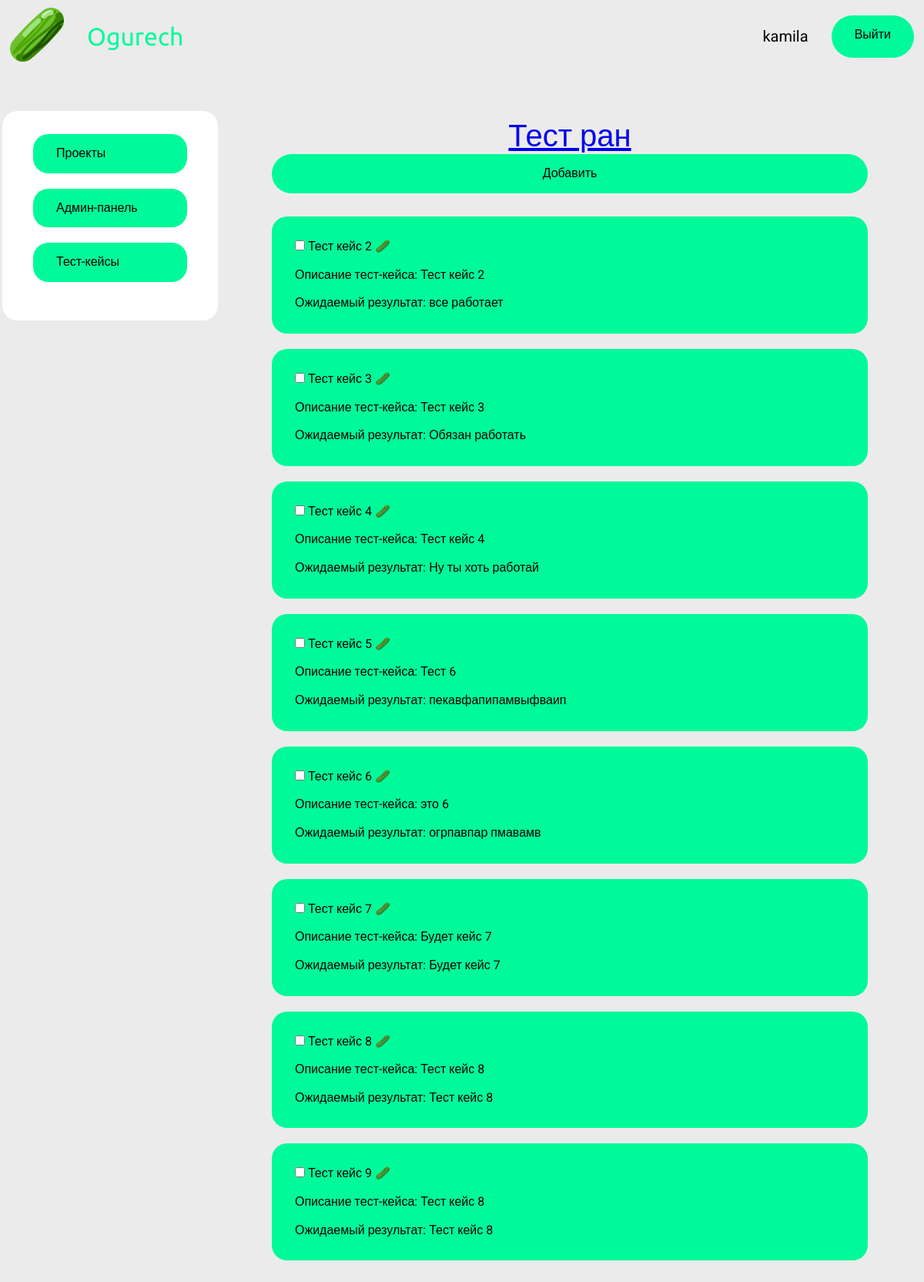
/test/releases/10/3/test_cases (signed in), run on the app's committed database.
### service/models.py (models this page shows)
class TestCase(models.Model):
    description = models.TextField()
    expectedResult = models.CharField(max_length=200)

### service/views.py (the view)
    def wrapper(*args, **kwargs) -> HttpResponse:
        request, data = func(*args, **kwargs)
        if not data['ok']:
            return render(request, ERROR.get_html(), context=data)
        return render(request, f'{data["template"]}.html', data)

### service/pages.py (called while the page is built)
    def get_full_name(self):
        return f'service/{self.name}'

### service/repository.py (called while the page is built)
    @staticmethod
    def find_test_cases():
        return TestCase.objects.all()

    @staticmethod
    def find_test_run_by_id(testrun_id):
        try:
            return TestRun.objects.get(id=testrun_id)
        except TestRun.DoesNotExist:
            raise FileNotFoundError

### service/service.py (called while the page is built)
    @staticmethod
    def find_test_cases():
        return list(DB.find_test_cases().values())

    @staticmethod
    def get_test_run_by_id(testrun_id):
        return DB.find_test_run_by_id(testrun_id)

    @staticmethod
    def find_test_cases_not_included_in_test_run(testrun_id):
        test_run_cases = list(ProjectService.get_test_run_by_id(testrun_id=testrun_id).testCase.all())
        test_run_map = {test_run_cases[i].id: test_run_cases[i] for i in range(0, len(test_run_cases))}
        test_cases = ProjectService.find_test_cases()
        result_test_cases = []
        for test_case in test_cases:
            if test_case['id'] not in test_run_map:
                result_test_cases.append(test_case)
        return result_test_cases

### service/views.py (called while the page is built)
def return_data_template(func):
    def wrapper(*args, **kwargs) -> HttpResponse:
        request, data = func(*args, **kwargs)
        if not data['ok']:
            return render(request, ERROR.get_html(), context=data)
        return render(request, f'{data["template"]}.html', data)
    return wrapper

@login_required(login_url='login')
@return_data_template
def get_test_run_test_cases(request, release_id: int, testrun_id: int):
    if request.method == 'GET':
        test_cases = ProjectService.find_test_cases_not_included_in_test_run(testrun_id=testrun_id)
        data = {'ok': True,
                'release_id': release_id,
                'testrun_id': testrun_id,
                'test_cases': test_cases,
                'template': f'{ADD_TEST_CASE_TO_TEST_RUN.get_full_name()}'
                }
        return request, data
    else:
        return request, {'ok': False, 'error': 'InvalidMethod'}

### service/templates/service/add_test_case_to_test_run.html (shortened to what this page needs)
{% extends 'base.html' %}
{% block main %}
    <main class="main container">
        <div class="wrapper">
            {% include 'include/side-menu.html' %}
            <section class="testruns content-section">
                <span class="title">
                    <a href="{% url 'open_test_run' release_id=release_id testrun_id=testrun_id %}">
                        Тест ран {{ test_run.id }}
                    </a>
                </span>
                <div class="btns">
                    <button class="modal-button" type="submit" onclick="AddToTestRun()">Добавить</button>
                </div>
                <div class="content">
                    {% for test_case in test_cases %}
                        <div class="card">
                            <div class="card-title">
                                <input type="checkbox" class="checkbox-row" id="testcase_select" name="testcase" value="{{ test_case.id }}">
                                <label for="testcase" class="card-name">Тест кейс {{ test_case.id }}</label>
                                <span class="result-emoji">🥒</span>
                                <br><br>
                                <span class="card-content-title">Описание тест-кейса:</span>
                                <span class="card-content-info">{{ test_case.description }}</span>
                                <br><br>
                                <span class="result">Ожидаемый результат: {{ test_case.expectedResult }}</span>
                            </div>
                        </div>
                    {% endfor %}
                </div>
            </section>
          </div>
    </main>
{% endblock %}

### service/templates/base.html (shortened to what this page needs)
{% load static %}
<!DOCTYPE html>
<html lang="ru">
<head>
    <link rel="stylesheet" href="{%  static 'service/css/style.css' %}">
    <link rel="stylesheet" href="{%  static 'service/css/normalize.css' %}">
</head>
<body>
   <header class="header container">
       <a href="/" class="logo">
           <img
                   width="70"
                   src="{% static 'service/img/logo.png' %}"
                   alt="Лого: Ogurech"
                   class="logo-image" />
       </a>
       <span class="company-name"> Ogurech </span>
       {% block user %}
           <div class="login">
           {% if user.is_authenticated %}
               <span class="username">{{ user.username }}</span>
               <a href="{% url 'logout' %}" class="logout-btn">Выйти</a>
           {% else %}
               <a href="{% url 'login' %}" class="login-btn">Войти</a>
           {% endif %}
           </div>
       {% endblock %}
   </header>
    {% block main %}{% endblock %}
</body>
</html>

### service/static/service/css/style.css (style rules this page uses)
* { box-sizing: border-box; }
body { font-family: 'Roboto', sans-serif; background: #EBEBEB; }
.container { max-width: 1194px; margin: auto; }
.header { display: flex; align-items: center; padding: 10px 10px; }
.logo { margin-right: 30px; }
.company-name { font-family: 'Ubuntu', sans-serif; font-size: 200%; color: #00fa9a; }
.login { margin-left: auto; display: flex; }
.username { font-size: 125%; padding: 16px 30px; }
.logout-btn { background: #00fa9a; border-radius: 50px; padding: 16px 30px; display: block; text-decoration: none; color: #000000; }
.wrapper { display: flex; margin-top: 50px; }
.content-section { display: flex; flex-direction: column; padding: 10px 70px; width: 100%; }
.btns { align-self: stretch; }
.title { font-size: 250%; align-self: center; }
.content { display: flex; flex-direction: column; margin-top: 30px; }
.card { background: #00fa9a; border-radius: 20px; padding: 30px 30px; margin-bottom: 20px; }
.result { margin-top: 10px; }
.modal-button { background: #00fa9a; border-radius: 50px; padding: 16px 30px; width: 100%; text-decoration: none; border: none; color: #000000; }

### data on the page
TestCase: id "2", description "Тест кейс 2", expectedResult "все работает"
TestCase: id "3", description "Тест кейс 3", expectedResult "Обязан работать"
TestCase: id "4", description "Тест кейс 4", expectedResult "Ну ты хоть работай"
TestCase: id "5", description "Тест 6", expectedResult "пекавфапипамвыфваип"
TestCase: id "6", description "это 6", expectedResult "огрпавпар пмавамв"
TestCase: id "7", description "Будет кейс 7", expectedResult "Будет кейс 7"
TestCase: id "8", description "Тест кейс 8", expectedResult "Тест кейс 8"
TestCase: id "9", description "Тест кейс 8", expectedResult "Тест кейс 8"

### other printed values
{{ user.username }} "kamila"
